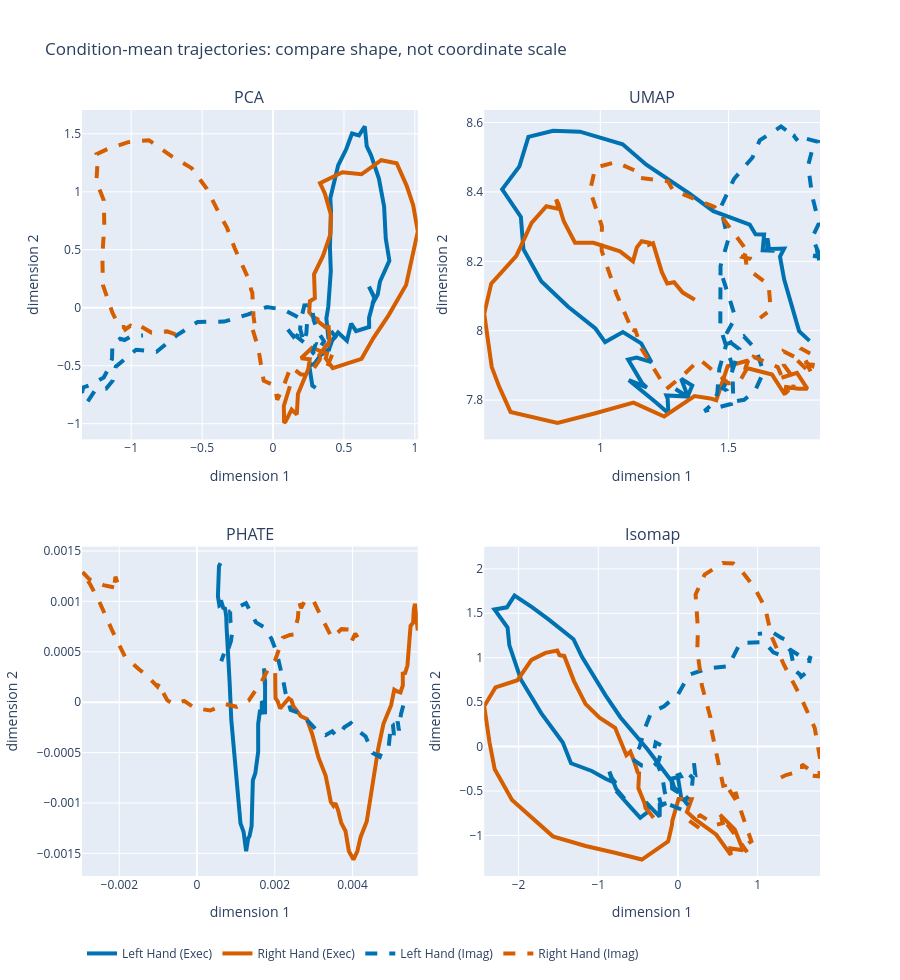

Notebook code cell kept with this figure:
### Markdown cell above
## Step 7. Reconstruct and Plot Condition-Mean Trajectories

Reducer fitting ignored temporal order: each row was simply one sensor state. We now reverse the reshape and recover `(trial, time, dimension)`. Averaging trials within condition produces four centroid trajectories in each fitted space.

Execution is shown with solid lines and imagery with dashed lines. Blue denotes left hand; vermilion denotes right hand.

<div class="alert alert-success">
<b>👀 What can be compared:</b><br>
Within each panel, inspect branching, loops, return paths, and relative condition separation. Across panels, compare qualitative topology only. Axis direction, absolute distance, and apparent speed are not on a common scale.
</div>

### Code cell
condition_names = np.array([LABEL_NAMES[condition] for condition in CONDITIONS])
CONDITION_COLOR_MAP = {
    LABEL_NAMES[condition]: CONDITION_COLORS[condition] for condition in CONDITIONS
}
CONDITION_DASH_MAP = {
    LABEL_NAMES[condition]: CONDITION_DASHES[condition] for condition in CONDITIONS
}


def condition_mean_paths(source):
    """Stack condition-mean paths into plot_trajectory's (traj, time, dim)."""
    return np.stack([
        source[trial_labels == condition].mean(axis=0)[:, :2]
        for condition in CONDITIONS
    ])


# One trajectory figure per method, then laid out as a grid. Only the shape is
# comparable across panels: each embedding has its own arbitrary coordinates.
trajectory_figure = facet_figures(
    {
        method: plot_trajectory(
            condition_mean_paths(trajectories[method]),
            labels=condition_names,
            color_map=CONDITION_COLOR_MAP,
            linestyle_map=CONDITION_DASH_MAP,
            dimensions=2,
            show_markers=False,
            axis_labels=["dimension 1", "dimension 2"],
            title=method,
            smooth_window=5,
        )
        for method in METHODS
    },
    n_cols=2,
    title="Condition-mean trajectories: compare shape, not coordinate scale",
    row_height=420,
    shared_yaxes=False,
)
trajectory_figure.show()
